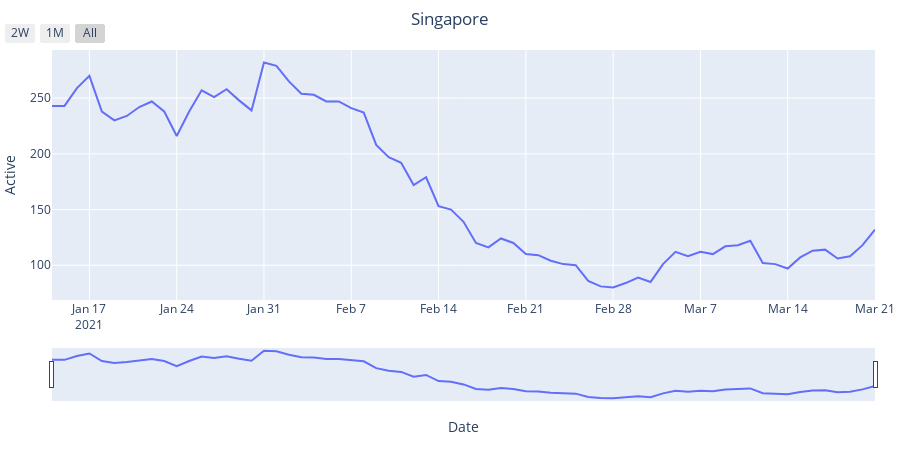

Source (notebook cell):
### Markdown cell above
## Visualisation

### Code cell
select_slug='singapore'
select_country='Singapore'
sidebar='Active'
# Request Time Series
time_series_raw = req.get(f"https://api.covid19api.com/live/country/{select_slug}").json()
time_df = pd.DataFrame.from_dict(time_series_raw)
if (time_df.empty):
    raise Exception 
time_df['Date'] = pd.to_datetime(time_df['Date'])
# Visualisation
time_series_chart = px.line(
    time_df,
    x='Date', 
    y=sidebar,
    hover_data=['Country'],
    title=select_country
)
time_series_chart.update_layout(
    height=450, 
    margin={"r":5,"t":50,"l":5,"b":50},
    paper_bgcolor='white',
    xaxis=dict(
        rangeselector=dict(
            buttons=list([
                dict(count=14,
                    label="2W",
                    step="day",
                    stepmode="backward"),
                dict(count=1,
                    label="1M",
                    step="month",
                    stepmode="backward"),
                dict(label='All',
                    step="all")
            ])
        ),
        rangeslider=dict(
            visible=True
        ),
        type="date"
    ),
    title={
        'x':0.5,
        'xanchor': 'center'
    }
)

### Figure 1 — Plotly figure (JSON) as saved in the notebook; plotly's stock layout.template omitted (floating-point values rounded to 4 significant figures)
{"data": [{"customdata": [["Singapore"], ["Singapore"], ["Singapore"], ["Singapore"], ["Singapore"], ["Singapore"], ["Singapore"], ["Singapore"], ["Singapore"], ["Singapore"], ["Singapore"], ["Singapore"], ["Singapore"], ["Singapore"], ["Singapore"], ["Singapore"], ["Singapore"], ["Singapore"], ["Singapore"], ["Singapore"], ["Singapore"], ["Singapore"], ["Singapore"], ["Singapore"], ["Singapore"], ["Singapore"], ["Singapore"], ["Singapore"], ["Singapore"], ["Singapore"], ["Singapore"], ["Singapore"], ["Singapore"], ["Singapore"], ["Singapore"], ["Singapore"], ["Singapore"], ["Singapore"], ["Singapore"], ["Singapore"], ["Singapore"], ["Singapore"], ["Singapore"], ["Singapore"], ["Singapore"], ["Singapore"], ["Singapore"], ["Singapore"], ["Singapore"], ["Singapore"], ["Singapore"], ["Singapore"], ["Singapore"], ["Singapore"], ["Singapore"], ["Singapore"], ["Singapore"], ["Singapore"], ["Singapore"], ["Singapore"], ["Singapore"], ["Singapore"], ["Singapore"], ["Singapore"], ["Singapore"], ["Singapore"], ["Singapore"]], "hovertemplate": "Date=%{x}<br>Active=%{y}<br>Country=%{customdata[0]}<extra></extra>", "legendgroup": "", "line": {"color": "#636efa", "dash": "solid"}, "mode": "lines", "name": "", "orientation": "v", "showlegend": false, "type": "scatter", "x": ["2021-01-14T00:00:00+00:00", "2021-01-15T00:00:00+00:00", "2021-01-16T00:00:00+00:00", "2021-01-17T00:00:00+00:00", "2021-01-18T00:00:00+00:00", "2021-01-19T00:00:00+00:00", "2021-01-20T00:00:00+00:00", "2021-01-21T00:00:00+00:00", "2021-01-22T00:00:00+00:00", "2021-01-23T00:00:00+00:00", "2021-01-24T00:00:00+00:00", "2021-01-25T00:00:00+00:00", "2021-01-26T00:00:00+00:00", "2021-01-27T00:00:00+00:00", "2021-01-28T00:00:00+00:00", "2021-01-29T00:00:00+00:00", "2021-01-30T00:00:00+00:00", "2021-01-31T00:00:00+00:00", "2021-02-01T00:00:00+00:00", "2021-02-02T00:00:00+00:00", "2021-02-03T00:00:00+00:00", "2021-02-04T00:00:00+00:00", "2021-02-05T00:00:00+00:00", "2021-02-06T00:00:00+00:00", "2021-02-07T00:00:00+00:00", "2021-02-08T00:00:00+00:00", "2021-02-09T00:00:00+00:00", "2021-02-10T00:00:00+00:00", "2021-02-11T00:00:00+00:00", "2021-02-12T00:00:00+00:00", "2021-02-13T00:00:00+00:00", "2021-02-14T00:00:00+00:00", "2021-02-15T00:00:00+00:00", "2021-02-16T00:00:00+00:00", "2021-02-17T00:00:00+00:00", "2021-02-18T00:00:00+00:00", "2021-02-19T00:00:00+00:00", "2021-02-20T00:00:00+00:00", "2021-02-21T00:00:00+00:00", "2021-02-22T00:00:00+00:00", "2021-02-23T00:00:00+00:00", "2021-02-24T00:00:00+00:00", "2021-02-25T00:00:00+00:00", "2021-02-26T00:00:00+00:00", "2021-02-27T00:00:00+00:00", "2021-02-28T00:00:00+00:00", "2021-03-01T00:00:00+00:00", "2021-03-02T00:00:00+00:00", "2021-03-03T00:00:00+00:00", "2021-03-04T00:00:00+00:00", "2021-03-05T00:00:00+00:00", "2021-03-06T00:00:00+00:00", "2021-03-07T00:00:00+00:00", "2021-03-08T00:00:00+00:00", "2021-03-09T00:00:00+00:00", "2021-03-10T00:00:00+00:00", "2021-03-11T00:00:00+00:00", "2021-03-12T00:00:00+00:00", "2021-03-13T00:00:00+00:00", "2021-03-14T00:00:00+00:00", "2021-03-15T00:00:00+00:00", "2021-03-16T00:00:00+00:00", "2021-03-17T00:00:00+00:00", "2021-03-18T00:00:00+00:00", "2021-03-19T00:00:00+00:00", "2021-03-20T00:00:00+00:00", "2021-03-21T00:00:00+00:00"], "xaxis": "x", "y": [243, 243, 259, 270, 238, 230, 234, 242, 247, 238, 216, 238, 257, 251, 258, 248, 239, 282, 279, 265, 254, 253, 247, 247, 241, 237, 208, 197, 192, 172, 179, 153, 150, 139, 120, 116, 124, 120, 110, 109, 104, 101, 100, 86, 81, 80, 84, 89, 85, 101, 112, 108, 112, 110, 117, 118, 122, 102, 101, 97, 107, 113, 114, 106, 108, 118, 132], "yaxis": "y"}], "layout": {"height": 450, "legend": {"tracegroupgap": 0}, "margin": {"b": 50, "l": 5, "r": 5, "t": 50}, "paper_bgcolor": "white", "title": {"text": "Singapore", "x": 0.5, "xanchor": "center"}, "xaxis": {"anchor": "y", "domain": [0, 1], "rangeselector": {"buttons": [{"count": 14, "label": "2W", "step": "day", "stepmode": "backward"}, {"count": 1, "label": "1M", "step": "month", "stepmode": "backward"}, {"label": "All", "step": "all"}]}, "rangeslider": {"visible": true}, "title": {"text": "Date"}, "type": "date"}, "yaxis": {"anchor": "x", "domain": [0, 1], "title": {"text": "Active"}}}}
